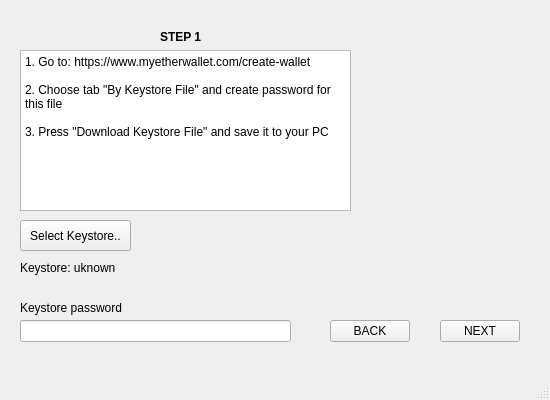
<?xml version="1.0" encoding="UTF-8"?>
<ui version="4.0">
 <class>Step_1</class>
 <widget class="QMainWindow" name="Step_1">
  <property name="geometry">
   <rect>
    <x>0</x>
    <y>0</y>
    <width>550</width>
    <height>400</height>
   </rect>
  </property>
  <property name="sizePolicy">
   <sizepolicy hsizetype="Fixed" vsizetype="Fixed">
    <horstretch>0</horstretch>
    <verstretch>0</verstretch>
   </sizepolicy>
  </property>
  <property name="minimumSize">
   <size>
    <width>550</width>
    <height>400</height>
   </size>
  </property>
  <property name="maximumSize">
   <size>
    <width>550</width>
    <height>400</height>
   </size>
  </property>
  <property name="windowTitle">
   <string>Keep nodes</string>
  </property>
  <widget class="QWidget" name="centralwidget">
   <widget class="QLineEdit" name="le_pwd">
    <property name="geometry">
     <rect>
      <x>20</x>
      <y>320</y>
      <width>271</width>
      <height>22</height>
     </rect>
    </property>
    <property name="font">
     <font>
      <pointsize>7</pointsize>
     </font>
    </property>
   </widget>
   <widget class="QPushButton" name="btn_select_keystore">
    <property name="geometry">
     <rect>
      <x>20</x>
      <y>220</y>
      <width>111</width>
      <height>31</height>
     </rect>
    </property>
    <property name="text">
     <string>Select Keystore..</string>
    </property>
   </widget>
   <widget class="QLabel" name="l_path_name">
    <property name="geometry">
     <rect>
      <x>20</x>
      <y>260</y>
      <width>591</width>
      <height>16</height>
     </rect>
    </property>
    <property name="text">
     <string>Keystore: uknown</string>
    </property>
   </widget>
   <widget class="QLabel" name="label_2">
    <property name="geometry">
     <rect>
      <x>20</x>
      <y>300</y>
      <width>111</width>
      <height>16</height>
     </rect>
    </property>
    <property name="text">
     <string>Keystore password</string>
    </property>
   </widget>
   <widget class="QLabel" name="label_5">
    <property name="geometry">
     <rect>
      <x>160</x>
      <y>30</y>
      <width>54</width>
      <height>14</height>
     </rect>
    </property>
    <property name="font">
     <font>
      <weight>75</weight>
      <bold>true</bold>
     </font>
    </property>
    <property name="text">
     <string>STEP 1</string>
    </property>
   </widget>
   <widget class="QPushButton" name="btn_next">
    <property name="geometry">
     <rect>
      <x>440</x>
      <y>320</y>
      <width>80</width>
      <height>22</height>
     </rect>
    </property>
    <property name="text">
     <string>NEXT</string>
    </property>
   </widget>
   <widget class="QPushButton" name="btn_back">
    <property name="geometry">
     <rect>
      <x>330</x>
      <y>320</y>
      <width>80</width>
      <height>22</height>
     </rect>
    </property>
    <property name="text">
     <string>BACK</string>
    </property>
   </widget>
   <widget class="QPlainTextEdit" name="plainTextEdit">
    <property name="geometry">
     <rect>
      <x>20</x>
      <y>50</y>
      <width>331</width>
      <height>161</height>
     </rect>
    </property>
    <property name="readOnly">
     <bool>true</bool>
    </property>
    <property name="plainText">
     <string>1. Go to: https://www.myetherwallet.com/create-wallet

2. Choose tab &quot;By Keystore File&quot; and create password for this file

3. Press &quot;Download Keystore File&quot; and save it to your PC

</string>
    </property>
   </widget>
   <widget class="QLabel" name="label_3">
    <property name="geometry">
     <rect>
      <x>390</x>
      <y>50</y>
      <width>151</width>
      <height>161</height>
     </rect>
    </property>
    <property name="text">
     <string/>
    </property>
    <property name="pixmap">
     <pixmap resource="../resources/logo.qrc">:/logo/logo5.png</pixmap>
    </property>
   </widget>
  </widget>
  <widget class="QMenuBar" name="menubar">
   <property name="geometry">
    <rect>
     <x>0</x>
     <y>0</y>
     <width>550</width>
     <height>22</height>
    </rect>
   </property>
  </widget>
  <widget class="QStatusBar" name="statusbar"/>
 </widget>
 <resources>
  <include location="../resources/logo.qrc"/>
 </resources>
 <connections/>
</ui>
